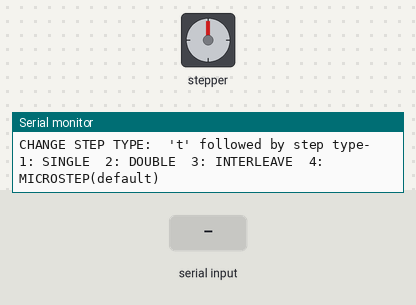
Bench run of a sketch on a simulated Arduino Uno, built with avr-gcc and run on an emulated ATmega328P. Parts: stepper motor, the last lines printed to the serial monitor. The test bench sets the inputs (shaded band). Stepper angles assume 400 steps per turn.

Above: at 1.2 s.
1.3 s: "f90\n" received over Serial
At 2.75 s:
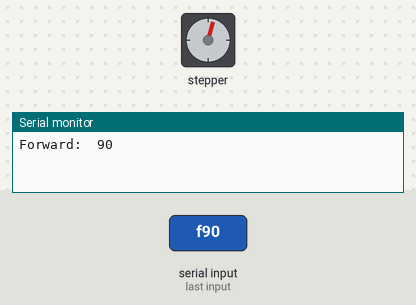
At 4.2 s:
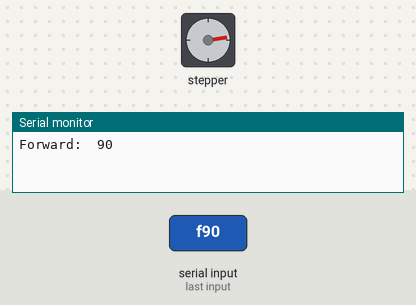
4.3 s: "90,45\n" received over Serial
Timing chart, 0 to 7.3 s (numbered marks = the images above; inputs shaded):
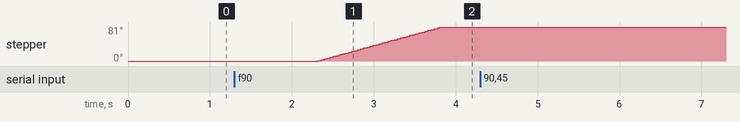

Measured:
- after the input at 1.3 s, stepper: turns 81° clockwise in 1.5 s, starting after 1.0 s

The sketch:

door_tester.ino
```cpp
#include <Wire.h>
#include <Adafruit_MotorShield.h>

char cmd;
int num_steps = 0;
int spd = 0;
int step_type = 4; //MICROSTEP

// Create the motor shield object with the default I2C address
Adafruit_MotorShield AFMS = Adafruit_MotorShield();
// Connect a stepper motor with 25 steps per revolution to motor port #2 (M3 and M4)
Adafruit_StepperMotor *myMotor = AFMS.getStepper(400, 2);

int get_int() { //converts whatever is in the serial buffer to an integer
  char buff[8];
  int buff_idx = 0;
  while (Serial.available()) {
    buff[buff_idx] = Serial.read();
    buff_idx++;
  }
  return atoi(buff);
}

void setup() {
  // set up Serial library at 115200 bps
  // MAKE SURE YOU SET BAUD RATE IN SERIAL MONITOR TO 115200!!!!!!!!
  Serial.begin(115200);

  // print out user instructions
  Serial.println("STEPPER TEST COMMANDS");
  Serial.println("---------------------");
  Serial.println("TAKE STEPS:        'f' or 'b' followed by number of forward or backward steps to take");
  Serial.println("CHANGE SPEED:      's' followed by desired speed (default 10 RPM)");
  Serial.println("CHANGE STEP TYPE:  't' followed by step type-  1: SINGLE  2: DOUBLE  3: INTERLEAVE  4: MICROSTEP(default)");

  AFMS.begin();  // init motor shield with the default frequency 1.6KHz
  myMotor->setSpeed(10);  // 1 rpm
  myMotor->release();     // make sure coils are disengaged
}

void loop() {
  // put your main code here, to run repeatedly:

  if (Serial.available()) {

    delay(1000); //wait one second to make sure everything has been recieved
    cmd = Serial.read();

    switch (cmd) {
      case 'f':   //move Forward
        num_steps = get_int();
        Serial.print("Forward:\t");
        Serial.println(num_steps);
        myMotor->step(num_steps, FORWARD, step_type);
        myMotor->release();
        break;
      case 'b':   //move Backward
        num_steps = get_int();
        Serial.print("Backward:\t");
        Serial.println(num_steps);
        myMotor->step(num_steps, BACKWARD, step_type);
        myMotor->release();
        break;
      case 's':   //set Speed
        spd = get_int();
        Serial.print("Set Speed:\t");
        Serial.println(spd);
        myMotor->setSpeed(spd);
        myMotor->release();
        break;
      case 't':  //step Type
        step_type = get_int();
        Serial.print("Step Type:\t");
        Serial.println(step_type);
        break;
      default:
        Serial.println("Unexpected command. Type 'f', 'b', 's', or 't' followed by a number, then press ENTER.");
    }
  }
}
```
